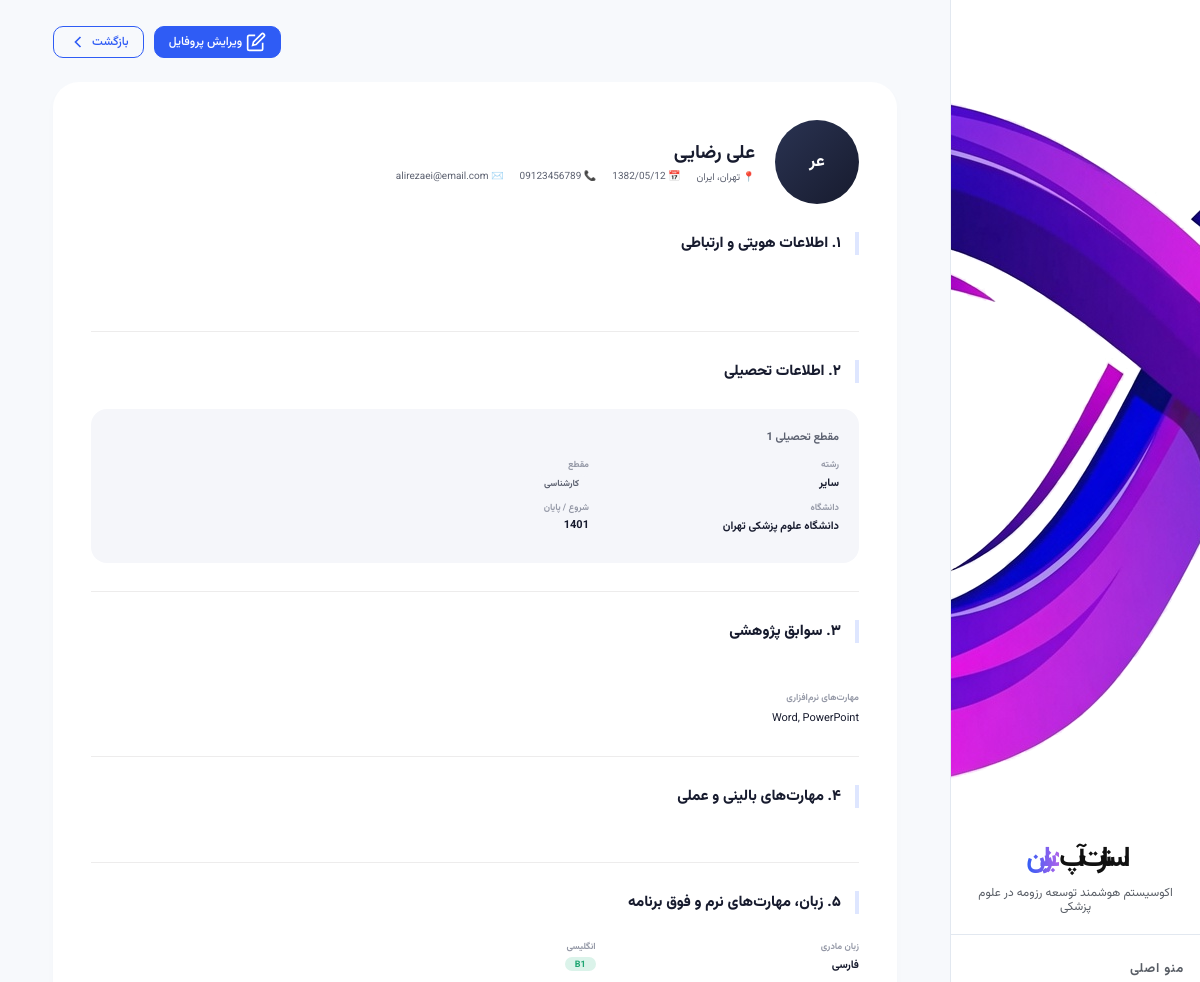
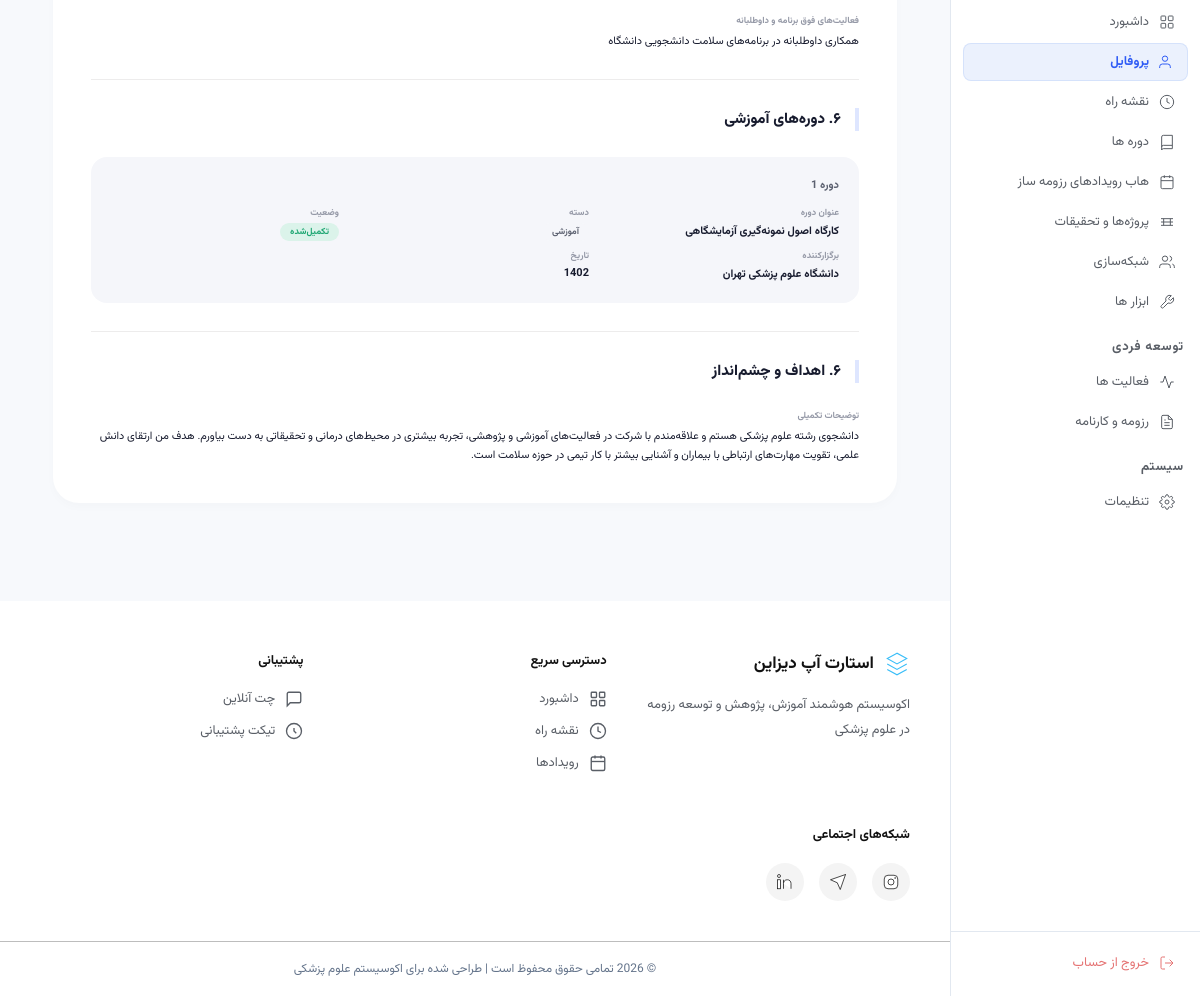
The page /accounts/profile/2/ (signed in) on the database its author committed (2 pictures, top to bottom).
### accounts/models.py (models this page shows, shortened)
class Profile(models.Model):
    GENDER_CHOICES = [('مرد', 'مرد'), ('زن', 'زن')]
    MARITAL_CHOICES = [('مجرد', 'مجرد'), ('متأهل', 'متأهل')]
    MILITARY_CHOICES = [
        ('', 'مربوط نیست'),
        ('معاف', 'معاف'),
        ('طرح پزشکی', 'طرح پزشکی'),
        ('سرباز', 'سرباز'),
        ('پایان خدمت', 'پایان خدمت'),
    ]
    SERVICE_PLAN_CHOICES = [
        ('', 'انتخاب کنید'),
        ('مشمول نیستم', 'مشمول نیستم'),
        ('در حال گذراندن', 'در حال گذراندن'),
        ('پایان یافته', 'پایان یافته'),
    ]
    PROPOSAL_STATUS_CHOICES = [
        ('', 'انتخاب کنید'),
        ('همه در جریان', 'همه در جریان'),
        ('همه خاتمه‌یافته', 'همه خاتمه‌یافته'),
        ('ترکیبی', 'ترکیبی (برخی در جریان، برخی خاتمه‌یافته)'),
    ]
    ENGLISH_LEVEL_CHOICES = [
        ('', 'انتخاب کنید'),
        ('A1', 'A1'), ('A2', 'A2'),
        ('B1', 'B1'), ('B2', 'B2'),
        ('C1', 'C1'), ('C2', 'C2'),
    ]
    GOAL_CHOICES = [
        ('استعداد درخشان', 'استعداد درخشان'),
        ('۴۰ امتیازی', '۴۰ امتیازی'),
        ('هیات علمی', 'هیات علمی'),
        ('ریسرچ پوزیشن / فلوشیپ خارج', 'ریسرچ پوزیشن / فلوشیپ خارج'),
    ]
    user = models.OneToOneField(User, on_delete=models.CASCADE, related_name='profile')
    first_name = models.CharField('نام', max_length=100)
    last_name = models.CharField('نام خانوادگی', max_length=100)
    gender = models.CharField('جنسیت', max_length=10, choices=GENDER_CHOICES)
    marital_status = models.CharField('وضعیت تأهل', max_length=10, choices=MARITAL_CHOICES, blank=True)
    military_status = models.CharField('وضعیت سربازی', max_length=20, choices=MILITARY_CHOICES, blank=True)
    job_title = models.CharField('عنوان شغلی', max_length=150, blank=True)
    birth_date = models.CharField('تاریخ تولد', max_length=20)
    country = models.CharField('کشور', max_length=100, blank=True, default='ایران')
    city = models.CharField('استان / شهر محل سکونت', max_length=100, blank=True)
    phone = models.CharField('شماره موبایل', max_length=20)
    email = models.EmailField('ایمیل', blank=True)
    website = models.URLField('وب‌سایت شخصی', blank=True)
    national_id = models.CharField('کد ملی / شماره پاسپورت', max_length=20, blank=True)
    orcid = models.CharField('شناسه ORCID', max_length=20, blank=True)
    proposal_count = models.PositiveSmallIntegerField('تعداد پروپوزال‌ها', null=True, blank=True)
    proposal_status = models.CharField('وضعیت پروپوزال‌ها', max_length=50, choices=PROPOSAL_STATUS_CHOICES, blank=True)
    software_skills = models.TextField('مهارت‌های نرم‌افزاری', blank=True)
    writing_skills = models.TextField('مهارت‌های نگارشی', blank=True)
    clinical_certs = models.TextField('گواهینامه‌های مهارتی', blank=True)
    clinical_exp = models.TextField('سوابق کار دانشجویی و بالینی', blank=True)
    procedures = models.TextField('مهارت‌های پروسیجرال', blank=True)
    native_lang = models.CharField('زبان مادری', max_length=50, default='فارسی')
    english_level = models.CharField('سطح زبان انگلیسی', max_length=5, choices=ENGLISH_LEVEL_CHOICES, blank=True, default='')
    lang_cert = models.TextField('مدرک زبان انگلیسی', blank=True)
    other_langs = models.TextField('سایر زبان‌ها', blank=True)
    extracurricular = models.TextField('فعالیت‌های فوق برنامه', blank=True)
    goal = models.CharField('هدف نهایی حرفه‌ای', max_length=50, choices=GOAL_CHOICES)
    specialty = models.CharField('حوزه تخصصی', max_length=200, blank=True)
    goal_notes = models.TextField('توضیحات اهداف', blank=True)
    service_plan = models.CharField('وضعیت طرح نیروی انسانی', max_length=30, choices=SERVICE_PLAN_CHOICES, blank=True)
    raw_text = models.TextField('متن خام پروفایل', blank=True)
    created_at = models.DateTimeField(auto_now_add=True)
    updated_at = models.DateTimeField(auto_now=True)
    class Meta:
        verbose_name = 'پروفایل'
        verbose_name_plural = 'پروفایل‌ها'

class Education(models.Model):
    FIELD_CHOICES = [
        ('پزشکی', 'پزشکی'), ('دندان‌پزشکی', 'دندان‌پزشکی'),
        ('داروسازی', 'داروسازی'), ('پرستاری', 'پرستاری'),
        ('فیزیوتراپی', 'فیزیوتراپی'), ('سایر', 'سایر'),
    ]
    DEGREE_CHOICES = [
        ('کارشناسی', 'کارشناسی'), ('کارشناسی ارشد', 'کارشناسی ارشد'),
        ('دکتری عمومی', 'دکتری عمومی'), ('دکتری تخصصی', 'دکتری تخصصی'),
    ]
    UNI_TYPE_CHOICES = [('تیپ ۱', 'تیپ ۱'), ('تیپ ۲', 'تیپ ۲'), ('تیپ ۳', 'تیپ ۳')]
    STAGE_CHOICES = [
        ('علوم پایه', 'علوم پایه'), ('فیزیوپات', 'فیزیوپات'),
        ('استاژری', 'استاژری'), ('اینترنی', 'اینترنی'),
        ('فارغ‌التحصیل', 'فارغ‌التحصیل'),
    ]
    profile = models.ForeignKey(Profile, on_delete=models.CASCADE, related_name='educations')
    field = models.CharField('رشته تحصیلی', max_length=30, choices=FIELD_CHOICES)
    degree = models.CharField('مقطع تحصیلی', max_length=20, choices=DEGREE_CHOICES)
    university = models.CharField('دانشگاه', max_length=200, blank=True)
    uni_type = models.CharField('تیپ دانشگاه', max_length=10, choices=UNI_TYPE_CHOICES, blank=True)
    start_date = models.CharField('تاریخ شروع', max_length=20, blank=True)
    end_date = models.CharField('تاریخ پایان', max_length=50, blank=True)
    stage = models.CharField('مرحله تحصیلی', max_length=20, choices=STAGE_CHOICES, blank=True)
    current_term = models.PositiveSmallIntegerField(
        'ترم فعلی', null=True, blank=True,
        validators=[MinValueValidator(1), MaxValueValidator(20)]
    )
    remaining_terms = models.PositiveSmallIntegerField(
        'ترم‌های باقیمانده', null=True, blank=True,
        validators=[MaxValueValidator(20)]
    )
    gpa = models.DecimalField(
        'معدل', max_digits=4, decimal_places=2, null=True, blank=True,
        validators=[MinValueValidator(0), MaxValueValidator(20)]
    )
    class Meta:
        verbose_name = 'تحصیلات'
        verbose_name_plural = 'تحصیلات'
        ordering = ['start_date']

class TrainingCourse(models.Model):
    CATEGORY_CHOICES = [
        ('پژوهشی', 'پژوهشی'),
        ('بالینی', 'بالینی'),
        ('آموزشی', 'آموزشی'),
        ('نرم‌افزاری', 'نرم‌افزاری'),
        ('زبان', 'زبان'),
        ('سایر', 'سایر'),
    ]
    STATUS_CHOICES = [
        ('تکمیل‌شده', 'تکمیل‌شده'),
        ('در حال گذراندن', 'در حال گذراندن'),
        ('ناتمام', 'ناتمام'),
    ]
    CERTIFICATE_CHOICES = [
        ('دارد', 'دارد'),
        ('ندارد', 'ندارد'),
    ]
    profile = models.ForeignKey(Profile, on_delete=models.CASCADE, related_name='training_courses')
    title = models.CharField('عنوان دوره', max_length=300, blank=True)
    category = models.CharField('دسته', max_length=30, choices=CATEGORY_CHOICES, blank=True)
    status = models.CharField('وضعیت', max_length=30, choices=STATUS_CHOICES, blank=True)
    organizer = models.CharField('برگزارکننده', max_length=200, blank=True)
    date = models.CharField('تاریخ', max_length=20, blank=True)
    certificate = models.CharField('گواهی', max_length=10, choices=CERTIFICATE_CHOICES, blank=True)
    skills_gained = models.TextField('مهارت کسب‌شده', blank=True)
    class Meta:
        verbose_name = 'دوره آموزشی'
        verbose_name_plural = 'دوره‌های آموزشی'
        ordering = ['date']

### accounts/views.py (the view)
# urls.py: path('profile/<int:pk>/', views.profile, name='profile'),
def profile(request, pk):
    profile = get_object_or_404(
        Profile.objects.prefetch_related(
            'social_profiles',
            'educations',
            'articles',
            'presentations',
            'executive_records',
            'training_courses',
        ),
        pk=pk,
    )
    return render(request, 'accounts/profile_details.html', {'profile': profile})

### templates/accounts/profile_details.html (shortened to what this page needs)
{% extends 'base.html' %}
{% load static %}
{% block extra_css %}
<link rel="stylesheet" href="{% static 'css/profile.css' %}">
{% endblock %}
{% block content %}
<div class="content">
    <div class="div-btn-back-edit">
        {% block topbar_actions %}
        <a href="{% url 'accounts:edit_profile' %}" class="btn btn-primary btn-md btn-fit">
            <svg xmlns="http://www.w3.org/2000/svg" viewBox="0 0 24 24" fill="none" stroke="currentColor"
                stroke-width="2">
                <path d="M11 4H4a2 2 0 0 0-2 2v14a2 2 0 0 0 2 2h14a2 2 0 0 0 2-2v-7" />
                <path d="M18.5 2.5a2.121 2.121 0 0 1 3 3L12 15l-4 1 1-4 9.5-9.5z" />
            </svg>
            ویرایش پروفایل
        </a>
        <a href="{% url 'core:home' %}" class="btn btn-outline btn-md btn-fit">
            بازگشت
            <svg xmlns="http://www.w3.org/2000/svg" viewBox="0 0 24 24" fill="none" stroke="currentColor"
                stroke-width="2">
                <polyline points="15 18 9 12 15 6" />
            </svg>
        </a>
        {% endblock %}
    </div>
    <div class="profile-card">
        <div class="profile-header">
            <div class="avatar">
                {{ profile.first_name|first }}{{ profile.last_name|first }}
            </div>
            <div class="profile-header-info">
                <h1>{{ profile.first_name }} {{ profile.last_name }}</h1>
                <div class="meta">
                    {% if profile.city or profile.country %}
                    <span class="meta-item">📍 {{ profile.city }}{% if profile.city and profile.country %}،
                        {% endif %}{{ profile.country }}</span>
                    {% endif %}
                    {% if profile.birth_date %}
                    <span class="meta-item">📅 {{ profile.birth_date }}</span>
                    {% endif %}
                    {% if profile.phone %}
                    <span class="meta-item">📞 {{ profile.phone }}</span>
                    {% endif %}
                    {% if profile.email %}
                    <span class="meta-item">✉️ {{ profile.email }}</span>
                    {% endif %}
                </div>
            </div>
        </div>
        <h3>۱. اطلاعات هویتی و ارتباطی</h3>
        <div class="form-row">
        </div>
        <hr>
        <h3>۲. اطلاعات تحصیلی</h3>
        <div class="form-row">
            {% with educations=profile.educations.all %}
            {% if educations %}
            {% for edu in educations %}
            <div class="sub-card">
                <h4>مقطع تحصیلی {{ forloop.counter }}</h4>
                <div class="fields-grid col-3">
                    {% if edu.field %}
                    <div class="field-item">
                        <span class="field-label">رشته</span>
                        <span class="field-value">{{ edu.field }}</span>
                    </div>
                    {% endif %}
                    {% if edu.degree %}
                    <div class="field-item">
                        <span class="field-label">مقطع</span>
                        <span class="field-value"><span class="badge">{{ edu.degree }}</span></span>
                    </div>
                    {% endif %}
                </div>
                <div class="fields-grid col-3" style="margin-top:0.5rem;">
                    {% if edu.university %}
                    <div class="field-item">
                        <span class="field-label">دانشگاه</span>
                        <span class="field-value">{{ edu.university }}</span>
                    </div>
                    {% endif %}
                    {% if edu.start_date or edu.end_date %}
                    <div class="field-item">
                        <span class="field-label">شروع / پایان</span>
                        <span class="field-value">
                            {{ edu.start_date|default:"—" }}
                        </span>
                    </div>
                    {% endif %}
                </div>
            </div>
            {% endfor %}
            {% endif %}
            {% endwith %}
        </div>
        <hr>
        <h3>۳. سوابق پژوهشی</h3>
        <div class="form-row">
            <div class="fields-grid" style="margin-top:0.5rem;">
                {% if profile.software_skills %}
                <div class="field-item">
                    <span class="field-label">مهارت‌های نرم‌افزاری</span>
                    <span class="field-value multiline">{{ profile.software_skills }}</span>
                </div>
                {% endif %}
            </div>
        </div>
        <hr>
        <h3>۴. مهارت‌های بالینی و عملی</h3>
        <hr>
        <h3>۵. زبان، مهارت‌های نرم و فوق برنامه</h3>
        <div class="form-row">
            <div class="fields-grid col-3">
                {% if profile.native_lang %}
                <div class="field-item">
                    <span class="field-label">زبان مادری</span>
                    <span class="field-value">{{ profile.native_lang }}</span>
                </div>
                {% endif %}
                {% if profile.english_level or profile.lang_cert %}
                <div class="field-item">
                    <span class="field-label">انگلیسی</span>
                    <span class="field-value">
                        {% if profile.english_level %}
                        <span class="badge green">{{ profile.english_level }}</span>&nbsp;
                        {% endif %}
                    </span>
                </div>
                {% endif %}
            </div>
            {% if profile.extracurricular %}
            <div class="field-item" style="margin-top:0.5rem;">
                <span class="field-label">فعالیت‌های فوق برنامه و داوطلبانه</span>
                <span class="field-value multiline">{{ profile.extracurricular }}</span>
            </div>
            {% endif %}
        </div>
        <hr>
        <h3>۶. دوره‌های آموزشی</h3>
        <div class="form-row">
            {% with courses=profile.training_courses.all %}
            {% if courses %}
            {% for course in courses %}
            <div class="sub-card">
                <h4>دوره {{ forloop.counter }}</h4>
                <div class="fields-grid col-3">
                    {% if course.title %}
                    <div class="field-item">
                        <span class="field-label">عنوان دوره</span>
                        <span class="field-value">{{ course.title }}</span>
                    </div>
                    {% endif %}
                    {% if course.category %}
                    <div class="field-item">
                        <span class="field-label">دسته</span>
                        <span class="field-value"><span class="badge">{{ course.category }}</span></span>
                    </div>
                    {% endif %}
                    {% if course.status %}
                    <div class="field-item">
                        <span class="field-label">وضعیت</span>
                        <span class="field-value"><span class="badge green">{{ course.status }}</span></span>
                    </div>
                    {% endif %}
                </div>
                <div class="fields-grid col-3" style="margin-top:0.5rem;">
                    {% if course.organizer %}
                    <div class="field-item">
                        <span class="field-label">برگزارکننده</span>
                        <span class="field-value">{{ course.organizer }}</span>
                    </div>
                    {% endif %}
                    {% if course.date %}
                    <div class="field-item">
                        <span class="field-label">تاریخ</span>
                        <span class="field-value">{{ course.date }}</span>
                    </div>
                    {% endif %}
                </div>
            </div>
            {% endfor %}
            {% endif %}
            {% endwith %}
        </div>
        <hr>
        <h3>۶. اهداف و چشم‌انداز</h3>
        <div class="form-row">
            {% if profile.goal_notes %}
            <div class="field-item">
                <span class="field-label">توضیحات تکمیلی</span>
                <span class="field-value multiline">{{ profile.goal_notes }}</span>
            </div>
            {% endif %}
        </div>
    </div>
</div>
{% endblock %}

### rows shown on the page
Profile: first_name|first "ع", last_name|first "ر", first_name "علی", last_name "رضایی", city "تهران", country "ایران", birth_date "1382/05/12", phone "09123456789", email "alirezaei@email.com", software_skills "Word, PowerPoint", native_lang "فارسی", english_level "B1", extracurricular "همکاری داوطلبانه در برنامه‌های سلامت دانشجویی دانشگاه", goal_notes "دانشجوی رشته علوم پزشکی هستم و علاقه‌مندم با شرکت در فعالیت‌های آموزشی و پژوهشی، تجربه بیشتری در محیط‌های درمانی و تحقیقاتی به دست بیاورم. هدف من ارتقای دانش علمی، تقویت مهارت‌های ارتباطی با بیماران و آشنایی بیشتر با کار تیمی در حوزه سلامت است."
Education: field "سایر", degree "کارشناسی", university "دانشگاه علوم پزشکی تهران", start_date "1401"
TrainingCourse: title "کارگاه اصول نمونه‌گیری آزمایشگاهی", category "آموزشی", status "تکمیل‌شده", organizer "دانشگاه علوم پزشکی تهران", date "1402"
